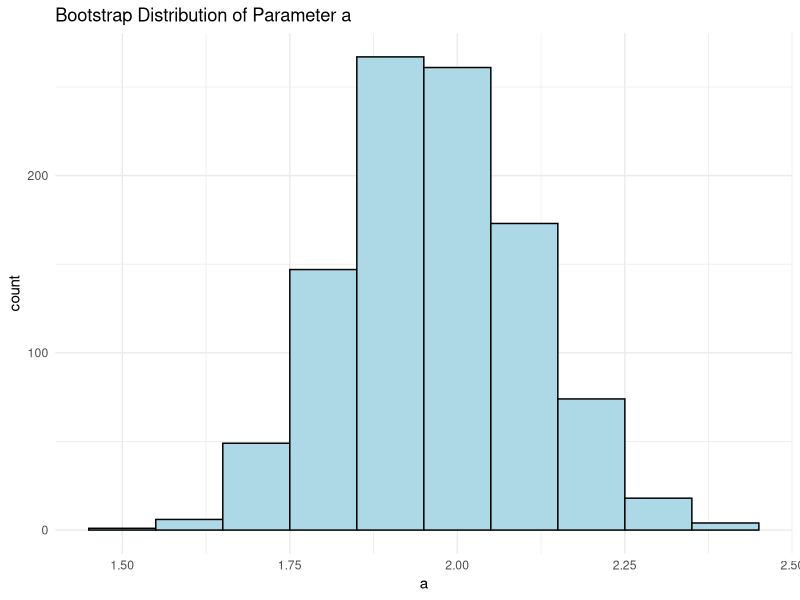
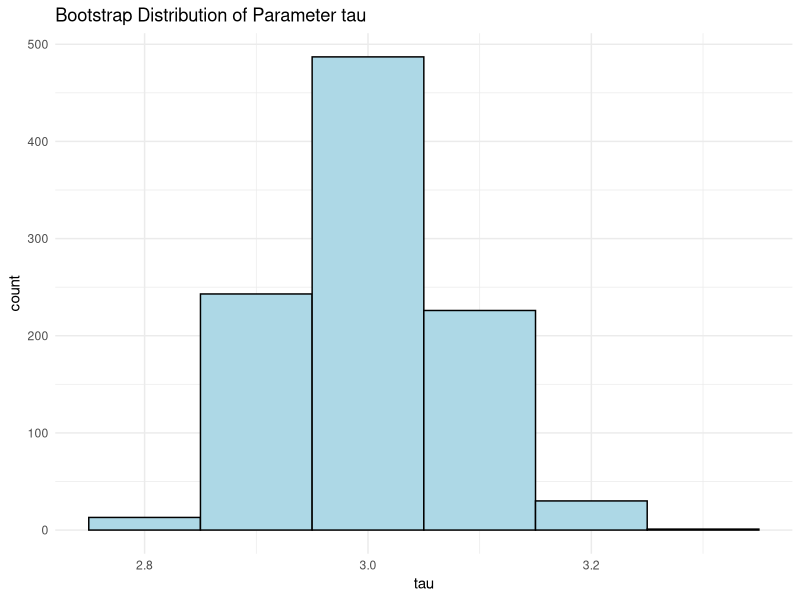

Here is the R script that generated these plots, in order: (Note: this script raises an error after producing the figures.)
# I used co-pilot to program some these examples. In particular, co-pilot helped
# me understand how "boot" works, suggested ideas for datasets to use in
# examples and helped correct string formatting issues. I also used it to
# debug broadcasting in R (which is differet from Python...).

library(boot)

# Function to calculate the mean:
calc_mean <- function(data, indices) {
  return(mean(data[indices]))
}

# Generate a non-Gaussian distribution
set.seed(2024)
data <- rexp(10000, rate = 0.5)

# First, the jackknife:

jackknife_estimates <- numeric(length(data))

# Jackknife sampling where $\theta$ is the mean
for (i in seq_along(data)) {
  jackknife_estimates[i] <-
    calc_mean(data, -i)
}

# Calculate the jackknife estimate and standard error:
jackknife_estimate <- mean(jackknife_estimates)

jackknife_se <-
    sqrt((length(data) - 1) *
        mean((jackknife_estimates - jackknife_estimate)^2))

# Calculate the jackknife bias
jackknife_bias <- jackknife_estimate - calc_mean(data)

# Print the jackknife estimate, standard error and bias:
cat(paste("Estimate: ", calc_mean(data), "\n",
          "Jackknife estimate: ", jackknife_estimate, "\n",
          "Jackknife SE: ", jackknife_se, "\n",
          "Jackknife bias: ", jackknife_bias, "\n", sep = ""))


# Using Jackknife to assess an OLS model

# Use library(MASS) to access the mtcars dataset
library(MASS)

# Define the model
model <- lm(mpg ~ hp + wt, data = mtcars)
model_summary <- summary(model)

# Define a function to calculate the OLS coefficients
calc_coef <- function(data, indices) {
    model <- lm(mpg ~ hp + wt, data = mtcars[indices, ])
    return(list(coef(model), summary(model)$r.squared))
}

# Initialize a matrix to store the jackknife estimates
jackknife_estimates <- matrix(nrow = nrow(mtcars),
                              ncol = length(coef(model)) + 1)

# Perform jackknife resampling
for (ii in seq_along(mtcars[, 1])) {
    jackknife_estimates[ii, ] <- unlist(calc_coef(mtcars, -i))
}

# Calculate the jackknife estimate, se and bias
jackknife_estimate <- colMeans(jackknife_estimates)
jackknife_se <- sqrt((nrow(mtcars) - 1) *
    colMeans((t(t(jackknife_estimates) - jackknife_estimate))^2))
jackknife_bias <- jackknife_estimate -
    unlist(list(coef(model), model_summary$r.squared))

# Print the original OLS coefficients, the jackknife estimates, jacknife SE,
# and jackknife bias
for (ii in seq_along(coef(model[1]))) {
    cat(paste(
        "Coefficient: ", names(coef(model)[ii]), "\n",
        "Estimate: ", toString(coef(model)[ii]), "\n",
        "Jackknife estimate: ", toString(jackknife_estimate[ii]), "\n",
        "Jackknife SE: ", jackknife_se[ii], "\n",
        "Jackknife bias: ", jackknife_bias[ii], "\n", sep = ""))
}

ii <- ii + 1
cat(paste(
    "R^2:", "\n",
    "Estimate: ", toString(model_summary$r.squared), "\n",
    "Jackknife estimate: ", toString(jackknife_estimate[ii]), "\n",
    "Jackknife SE: ", jackknife_se[ii], "\n",
    "Jackknife bias: ", jackknife_bias[ii], "\n", sep = ""))


# Next, bootstrapping

# Use the boot function to perform bootstrapping
boot_results <- boot(data, calc_mean, R = 10000)

# Calculate the standard error
std_error <- sd(boot_results$t)
print(paste("Standard Error of the Mean: ", std_error))


# Define the non-linear model function
nonlinear_model <- function(x, a, tau) {
    1 - a * exp(x/tau)
}

# Generate some sample data
set.seed(123)
x <- seq(-10, 10, length.out = 100)
y <- nonlinear_model(x, 2, 3) + rnorm(length(x), mean = 0, sd = 2)

# Define the function to estimate the parameters using the non-linear model
estimate_parameters <- function(data, indices) {
    x <- data$X[indices]
    y <- data$Y[indices]
    fit <- nls(y ~ nonlinear_model(x, a, tau), start = list(a = 1, tau = 1))
    coef(fit)
}

# Perform bootstrap estimation
boot_results <- boot(data = data.frame(X = x, Y = y), statistic = estimate_parameters, R = 1000)

# Get the bootstrap estimates of the parameters
bootstrap_estimates <- boot_results$t

# Calculate the variance of the bootstrap estimates
variance_estimates <- apply(bootstrap_estimates, 2, var)

# Print the variance estimates
print(variance_estimates)

# Plot the bootstrap distribution of the parameters with ggplot:
library(ggplot2)
bootstrap_df <- data.frame(a = bootstrap_estimates[,1], tau = bootstrap_estimates[,2])
ggplot(bootstrap_df, aes(x = a)) +
    geom_histogram(binwidth = 0.1, fill = "lightblue", color = "black") +
    labs(title = "Bootstrap Distribution of Parameter a") +
    theme_minimal()


ggplot(bootstrap_df, aes(x = tau)) +
    geom_histogram(binwidth = 0.1, fill = "lightblue", color = "black") +
    labs(title = "Bootstrap Distribution of Parameter tau") +
    theme_minimal()

# Calculate the confidence intervals for the parameters
conf_intervals <- boot.ci(boot_results[, 1], type = "bca", index = 1:2)
print(conf_intervals)

# Jacknife example
# Generate a non-Gaussian distribution
set.seed(123)
data <- rexp(1000, rate = 0.5)


# Initialize a vector to store the jackknife estimates
jackknife_estimates <- numeric(length(data))


# Calculate with bootstrap:
# Define a function to calculate the mean
calc_mean <- function(data, indices) {
  return(mean(data[indices]))
}

# Use the boot function to perform bootstrapping
boot_results <- boot(data, calc_mean, R = 1000)
